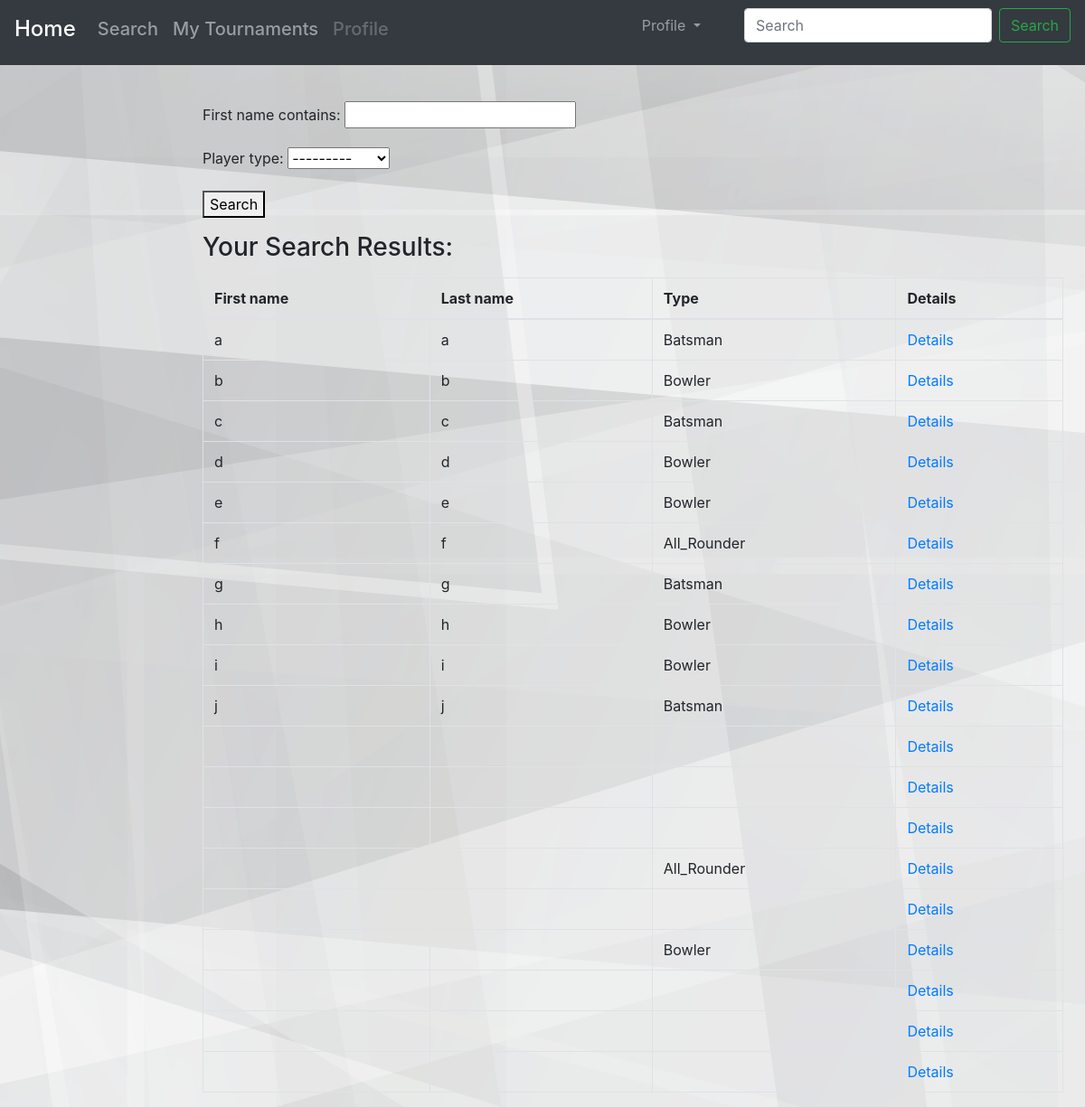
The app's page /search/players/ (signed in) with its own data.
### player/models.py (models this page shows, shortened)
class Player(User):
    PLAYER_TYPE_CHOICES = [
        ('Batsman', 'Batsman'),
        ('Bowler', 'Bowler'),
        ('All_Rounder', 'All_Rounder')
    ]
    image = models.ImageField( upload_to='players' ,default='players/no.png')
    player_type = models.CharField(max_length=11, choices=PLAYER_TYPE_CHOICES)
    phone_no = models.CharField(max_length=10, null=True, blank=True)
    nationality = models.CharField(max_length=20, null=True, blank=True)
    state = models.CharField(max_length=20, null=True, blank=True)
    district = models.CharField(max_length=20, null=True, blank=True)
    dob = models.DateField(null=True, blank=True)
    active = models.BooleanField(default=False)

### search/views.py (the view)
# urls.py: path('players/', views.search_players, name='search_players'),
def search_players(request):
        players = Player.objects.all()
        players_filter = PlayerFilter(request.GET, queryset=players)
        try:
            player = Player.objects.get(pk=request.user.id)
            context = {'players': players, 'P': player, 'filter': players_filter}
        except Exception:
            try:
                o = Organizer.objects.get(pk=request.user.id)
                context = {'players': players, 'O': o, 'filter': players_filter}
            except Exception:
                context ={'players': players, 'P': None, 'filter': players_filter}
        return render(request, 'search/search_players.html', context)

### search/templates/search/search_players.html (shortened to what this page needs)
{% extends 'search/base.html' %}
{% block body %}
    {% load staticfiles %}
    <link  rel="stylesheet" type="text/css" href="{% static 'organizer/base.css' %}">
     <main role="main" class="col-md-9 ml-sm-auto col-lg-10 pt-3 px-4">
      <form method="get">
       {{ filter.form.as_p }}
        <button type="submit">Search</button>
      </form>
    <p><h3>Your Search Results:</h3></p>
      <table class="table table-bordered">
        <thead>
          <tr>
            <th>First name</th>
            <th>Last name</th>
            <th>Type</th>
              <th>Details</th>
          </tr>
        </thead>
        <tbody>
          {% for player in filter.qs %}
            <tr>
              <td>{{ player.first_name }}</td>
              <td>{{ player.last_name }}</td>
              <td>{{ player.player_type }}</td>
              <td><a href="{% url 'search:player_details' player.id %}">Details</a></td>
            </tr>
          {% empty %}
            <tr>
              <td colspan="5">No data</td>
            </tr>
          {% endfor %}
        </tbody>
      </table>
      </main>
{% endblock %}

### records on screen
Player: first_name "a", last_name "a", player_type "Batsman"
Player: first_name "b", last_name "b", player_type "Bowler"
Player: first_name "c", last_name "c", player_type "Batsman"
Player: first_name "d", last_name "d", player_type "Bowler"
Player: first_name "e", last_name "e", player_type "Bowler"
Player: first_name "f", last_name "f", player_type "All_Rounder"
Player: first_name "g", last_name "g", player_type "Batsman"
Player: first_name "h", last_name "h", player_type "Bowler"
Player: first_name "i", last_name "i", player_type "Bowler"
Player: first_name "j", last_name "j", player_type "Batsman"
Player: player_type "All_Rounder"
Player: player_type "Bowler"
